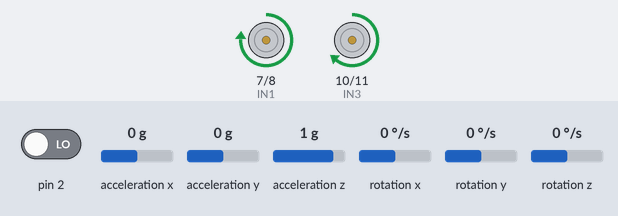
The sketch below on a simulated Arduino Uno, built with avr-gcc and run on an emulated ATmega328P. On the bench: motor-driver pin pairs drawn as motors (green arrow = first pin HIGH = forward, orange = second pin HIGH = backward, longer = more drive, scaled by the enable pin). The test bench sets the inputs (shaded band); at power-on: acceleration y 0 g, pin 2 LOW, acceleration z 1 g, acceleration x 0 g, rotation x 0 °/s, rotation y 0 °/s, rotation z 0 °/s. The sensor or clock chip raises its interrupt line as the real part does; what the sketch prints to the serial monitor is not drawn.

Above: at 1.7 s.
1.8 s: acceleration y set to -0.8 g
At 2.4 s:
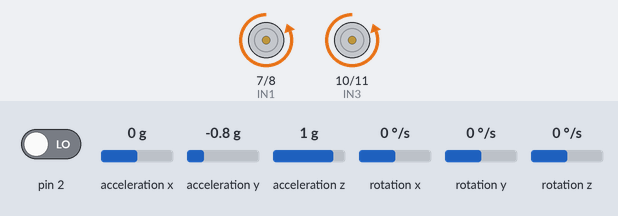
3.3 s: acceleration y set to 0 g
At 6.05 s:
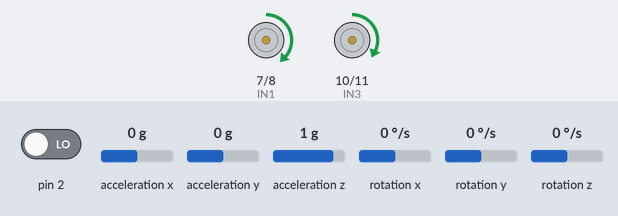
6.3 s: pin 2 driven HIGH
9.3 s: acceleration z set to 0.1 g
10.8 s: acceleration z set to -0.2 g
At 11.3 s:
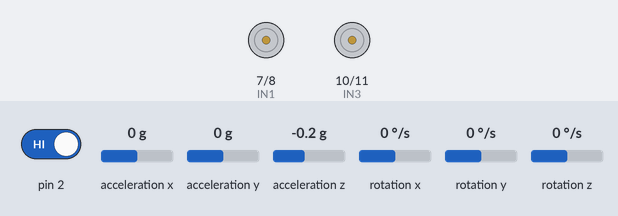
12.3 s: acceleration z set to 0 g
At 13.6 s:
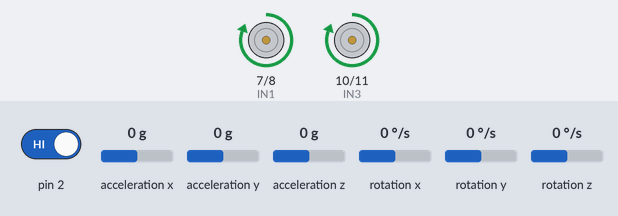
Timing chart, 0 to 14.8 s (numbered marks = the images above; inputs shaded):
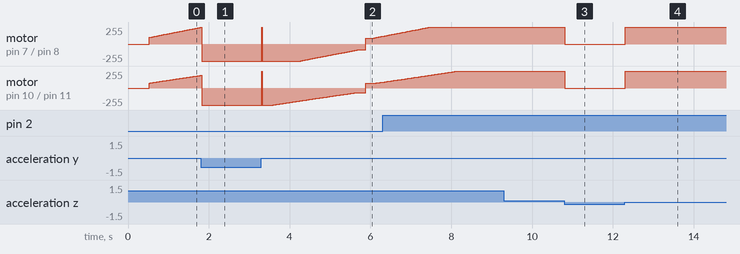

Measured:
- the behaviour switches between 0 and -0.1 g on acceleration z (found by bisection; images 2 and 3)
- after the input at 9.3 s, every drawn part: stays the same
- after the input at 10.8 s, motor on pin 7 (IN1) / pin 8 (IN2), motor on pin 10 (IN3) / pin 11 (IN4): forward 255/255 → stopped at once
- after the input at 12.3 s, motor on pin 7 (IN1) / pin 8 (IN2), motor on pin 10 (IN3) / pin 11 (IN4): stopped → forward 255/255 at once

The sketch:

Self-Balancing_with_remote.ino
```cpp
#include <I2Cdev.h>
#include <PID_v1.h>
#include <MPU6050_6Axis_MotionApps20.h>
#include <IRremote.hpp>
#include <Wire.h>

// --- ขามอเตอร์ (ใช้ขาที่เลี่ยง Interrupt 2, 3) ---
const int IN1 = 7, IN2 = 8, ENA = 6;
const int IN3 = 10, IN4 = 11, ENB = 9;
const int IRPIN = 12;// ย้าย IR ไปขา 12 เพื่อคืนขา 2, 3 ให้ Interrupt หลัก

// --- ตัวแปร PID ---
double Kp = 25, Ki = 120, Kd = 1.2; // ค่าเริ่มต้นสำหรับการใช้ Interrupt (มักจะสูงขึ้นได้)
double input = 0, PIDoutput = 0, OG_setpoint = -0.9379, setpoint = -0.9379;
double turnOffset = 0;
const int turnSpeed = 20;
bool hold_button = false;
long hold_button_timer = 0;

// --- วัตถุควบคุม ---
MPU6050 mpu;
PID pid(&input, &PIDoutput, &setpoint, Kp, Ki, Kd, REVERSE);

// --- ตัวแปรจัดการ DMP & Interrupt ---
uint8_t fifoBuffer[64];
Quaternion q;
VectorFloat gravity;
float ypr[3];

// ตัวแปรสถานะ Interrupt
volatile bool mpuInterrupt = false;
void dmpDataReady() {
    mpuInterrupt = true;
}

void setDirection(unsigned int direction) {
  hold_button_timer = millis();
  switch (direction) {
    case 24: setpoint = OG_setpoint + 0.5; turnOffset = 0; break;  // หน้า (เอียงไปข้างหน้าเล็กน้อย)
    case 82: setpoint = OG_setpoint -0.5; turnOffset = 0; break; // หลัง
    case 8:  turnOffset = -turnSpeed; break;         // ซ้าย
    case 90: turnOffset = turnSpeed; break;          // ขวา
    case 28: default: setpoint = OG_setpoint; turnOffset = 0; break;    // นิ่ง
  }

  hold_button = true;
}

void driveMotors(double output) {
  int minPWM = 50;
  double leftSpeed = output + turnOffset;
  double rightSpeed = output - turnOffset;

  // ล้อซ้าย
  if (leftSpeed > 0) {
    digitalWrite(IN1, HIGH); digitalWrite(IN2, LOW);
    leftSpeed = (leftSpeed + minPWM) * 1.32;
  } else {
    digitalWrite(IN1, LOW); digitalWrite(IN2, HIGH);
    leftSpeed = (abs(leftSpeed) + minPWM) * 1.32;
  }
  // ล้อขวา
  if (rightSpeed > 0) {
    digitalWrite(IN3, HIGH); digitalWrite(IN4, LOW);
    rightSpeed = rightSpeed + minPWM;
  } else {
    digitalWrite(IN3, LOW); digitalWrite(IN4, HIGH);
    rightSpeed = abs(rightSpeed) + minPWM;
  }

  analogWrite(ENA, constrain((int)leftSpeed, 85, 255));
  analogWrite(ENB, constrain((int)rightSpeed, 68, 255));
}

void stopMotors() {
  analogWrite(ENA, 0); analogWrite(ENB, 0);
  digitalWrite(IN1, LOW); digitalWrite(IN2, LOW);
  digitalWrite(IN3, LOW); digitalWrite(IN4, LOW);
}

void setup() {
  Serial.begin(115200);
  Wire.begin();
  Wire.setClock(400000);

  pinMode(IN1, OUTPUT); pinMode(IN2, OUTPUT); pinMode(ENA, OUTPUT);
  pinMode(IN3, OUTPUT); pinMode(IN4, OUTPUT); pinMode(ENB, OUTPUT);
  pinMode(2, INPUT); // ขา INT จาก MPU6050
  stopMotors();

  Serial.println(F("Initializing DMP with Interrupt..."));
  mpu.initialize();

  if (mpu.dmpInitialize() == 0) {
    // ใส่ค่า Offset ของคุณ
    mpu.setXAccelOffset(-5780); mpu.setYAccelOffset(-6482); mpu.setZAccelOffset(12314);
    mpu.setXGyroOffset(-24);  mpu.setYGyroOffset(61);  mpu.setZGyroOffset(-8);

    mpu.setDMPEnabled(true);

    // --- เปิดการทำงาน Interrupt ที่ขา 2 ---
    attachInterrupt(digitalPinToInterrupt(2), dmpDataReady, RISING);

    pid.SetMode(AUTOMATIC);
    pid.SetOutputLimits(-255, 255);
    pid.SetSampleTime(10);

    IrReceiver.begin(IRPIN, DISABLE_LED_FEEDBACK);
    Serial.println(F("DMP Ready! Waiting for Interrupt..."));
  }
}


void loop() {
  // 1. อ่านรีโมท
  if (IrReceiver.decode()) {
    setDirection(IrReceiver.decodedIRData.command);
    IrReceiver.resume();
  }

  if (millis() - hold_button_timer > 200) {
  setpoint = OG_setpoint;
  turnOffset = 0; // คืนค่าการเลี้ยว
  }

  // 2. เช็คว่ามี Interrupt จาก MPU หรือยัง
  if (mpuInterrupt) {
    mpuInterrupt = false; // Reset สถานะ

    if (mpu.dmpGetCurrentFIFOPacket(fifoBuffer)) {
      mpu.dmpGetQuaternion(&q, fifoBuffer);
      mpu.dmpGetGravity(&gravity, &q);
      mpu.dmpGetYawPitchRoll(ypr, &q, &gravity);

      input = ypr[2] * 180 / M_PI; // ใช้แกน Roll

      // 3. คำนวณและขับเคลื่อน
      if (abs(input) > 45) {
        stopMotors();
      } else {
        pid.Compute();
        PIDoutput = (abs(PIDoutput) < 1) ? 0 : PIDoutput;
        driveMotors(PIDoutput);
      }

    // // 4. Debug
    //   static unsigned long lastPrint;
    //   if (millis() - lastPrint > 100) {
    //     Serial.print("In:"); Serial.print(input);
    //     Serial.print(" Out:"); Serial.println(PIDoutput);
    //     lastPrint = millis();
    //   }
    }
  }
}
```
